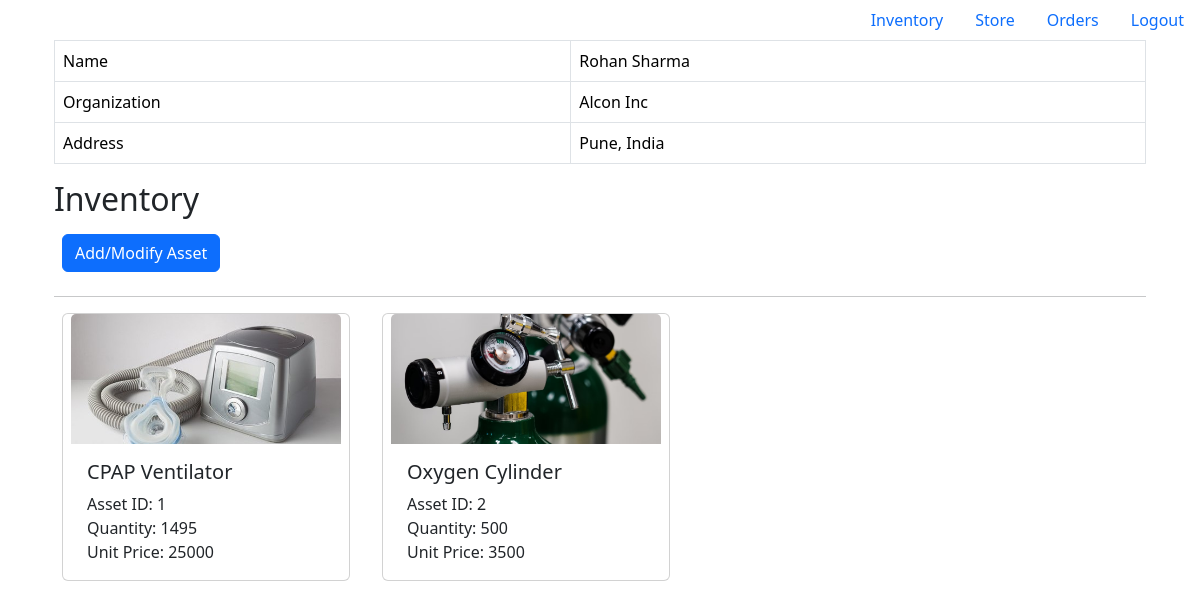
The page /app/ (signed in) on the database its author committed.
### mainapp/models.py (models this page shows, shortened)
class UserOrganization(models.Model):
    user_id = models.ForeignKey(User, on_delete=models.CASCADE)
    org_id  = models.ForeignKey(Organization, on_delete=models.CASCADE, to_field='org_id')

class Organization(models.Model):
    org_id = models.AutoField(primary_key=True)
    name = models.CharField(max_length=48)
    address = models.CharField(max_length=255)
    org_type = models.CharField(max_length=1, choices=[('H', 'Hospital'), ('S', 'Supplier')])

class OrganizationStock(models.Model):
    org_id = models.ForeignKey(Organization, on_delete=models.CASCADE, to_field='org_id')
    asset_id = models.ForeignKey(Asset, on_delete=models.CASCADE, to_field='asset_id')
    price_per_unit = models.IntegerField()
    qty_available = models.IntegerField()

class Asset(models.Model):
    asset_id = models.AutoField(primary_key=True)
    name = models.CharField(max_length=48)
    img_url = models.URLField(default='default_logo.png')

### mainapp/views.py (the view)
# urls.py: path('', views.index, name='index'),
def index(request):
    if not request.user.is_authenticated:
        return redirect('login')
    org = get_user_org(request.user)
    assets = get_org_assets(org)
    return render(request, 'index.html', {'assets': assets, 'org': org})

### mainapp/utils.py (called while the page is built)
def get_user_org(user):
    org = UserOrganization.objects.get(user_id=user.id)
    return org

def get_org_assets(org):
    assets = OrganizationStock.objects.filter(org_id=org.org_id)
    return assets

### mainapp/templates/index.html (shortened to what this page needs)
{% extends 'base.html' %}
{% load static %}
{% block content %}
<div class="container">
    <table class="table table-bordered">
        <tr>
            <td>Name</td>
            <td>{{user.first_name}} {{user.last_name}}</td>
        </tr>
        <tr>
            <td>Organization</td>
            <td>{{org.org_id.name}}</td>
        </tr>
        <tr>
            <td>Address</td>
            <td>{{org.org_id.address}}</td>
        </tr>
    </table>
    <h2>Inventory</h2>
    <div class="p-2">
        <a href="#" class="btn btn-primary" data-bs-toggle="modal" data-bs-target="#addItemModal">Add/Modify Asset</a>
    </div>
    <hr>
    <div class="row row-cols-2 row-cols-lg-5 g-2 g-lg-3">
        {% for asset in assets %}
        {% if asset.qty_available > 0 %}
        <div class="col card m-3" id="asset_{{ asset.asset_id.pk }}" data-qty-available="{{ asset.qty_available }}" data-price-per-unit="{{ asset.price_per_unit }}" style="width: 18rem;">
            <img src="{{ asset.asset_id.img_url }}" class="card-img-top" style="height: 130px; object-fit: cover;">
            <div class="card-body">
                <h5 class="card-title">{{ asset.asset_id.name }}</h5>
                <p class="card-text">
                    Asset ID: {{ asset.asset_id.pk }}<br>
                    Quantity: {{ asset.qty_available }}
                    {% if org.org_id.org_type == 'S' %}
                    <br>Unit Price: {{ asset.price_per_unit }}
                    {% endif %}
                </p>
            </div>
        </div>
        {% endif %}
        {% endfor %}
    </div>
</div>
{% endblock %}

### rows shown on the page
UserOrganization: org_id.name "Alcon Inc", org_id.address "Pune, India"
OrganizationStock: asset_id.img_url (picture), asset_id.name "CPAP Ventilator", asset_id.pk "1", qty_available "1495", price_per_unit "25000"
OrganizationStock: asset_id.img_url (picture), asset_id.name "Oxygen Cylinder", asset_id.pk "2", qty_available "500", price_per_unit "3500"

### other values the page prints
{{ user.first_name }} "Rohan"
{{ user.last_name }} "Sharma"
